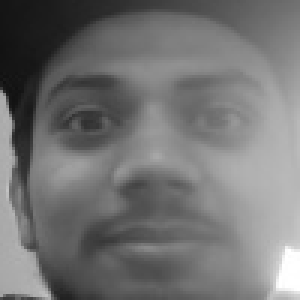
#> input picture Dataset_Creation/Datasets/Anas/Anas_3.jpg, 100 x 100 px, given in place of the camera (shown 3 times larger)
$ python Create_dataset.py
#> lines starting #> are read from the running program, lines starting #| are printed output that depends on the picture

# Importing Modules
import cv2
import numpy as np
import os
from tqdm import tqdm
import time
def Crete_Folder_Images(name, directory, tn):
    # Creating directory in the file
    if not os.path.exists(directory):
        os.makedirs(directory)
    else:
        print('DIRECTORY with name %s EXIST'%name)
    # Opening vedio mode with frontal face detector
    faceDetect=cv2.CascadeClassifier(cv2.data.haarcascades + "haarcascade_frontalface_default.xml") #cv2.CascadeClassifier('haarcascade_frontalface_default.xml');
    cam=cv2.VideoCapture(0)
    size =(100, 100)
    for i in tqdm(range(1, 1+ tn)):
        time.sleep(2)
        ret,img=cam.read()
        gray=cv2.cvtColor(img,cv2.COLOR_BGR2GRAY)  #for GRAY SCALE IMAGES
        faces=faceDetect.detectMultiScale(gray,1.3,5)
        # faces=faceDetect.detectMultiScale(img,1.3,5)    # FOR COLOR IMAGES
        for(x,y,w,h) in faces:
            res = cv2.resize(gray[y:y+h,x:x+w], size, interpolation = cv2.INTER_AREA)
            cv2.imwrite('Datasets/'+str(name)+'/'+str(name)+'_'+str(i)+'.jpg', res)  #for GRAY SCALE IMAGES

            # cv2.imwrite(directory+'/'+str(name)+'-'+str(sn)+'.jpg'
            #             ,img[y:y+h,x:x+w])  # FOR COLOR IMAGES
            cv2.rectangle(img,(x,y),(x+w,y+h),(0,0,255),2)
            cv2.waitKey(200)
        cv2.imshow('DAtaset Creator',img)
        cv2.waitKey(1)
    cam.release()
    cv2.destroyAllWindows()
    print('TASK COMPLETED')

# Taking inputs

name=input('\nEnter your name: ')
#> the answer given: Datasets/Anas/Anas_3.jpg

directory='Datasets/'+name
tn= int(input('Enter no.of images to be taken: '))
#> the answer given: 3
Crete_Folder_Images(name, directory, tn)
#> the loop in Crete_Folder_Images, `for i in tqdm(range(1, 1+ tn)):` made 3 passes
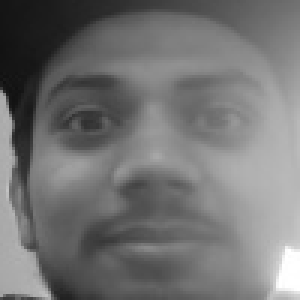
#> input picture Dataset_Creation/Datasets/Anas/Anas_3.jpg, 100 x 100 px, given in place of the camera (shown 3 times larger)
#> pass 1, in Crete_Folder_Images, `cv2.imwrite('Datasets/'+str(name)+'/'+str(name)+'_'+str(i)+'.jpg', res)`:
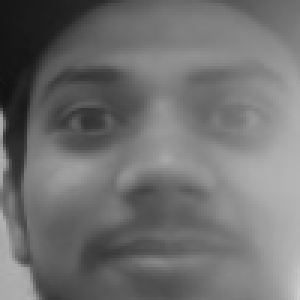
#> saved as Anas_3.jpg_1.jpg: shape (100, 100) (shown 3 times larger); min 18, max 203, mean 111.9
#> pass 1, in Crete_Folder_Images, `cv2.imshow('DAtaset Creator',img)`:
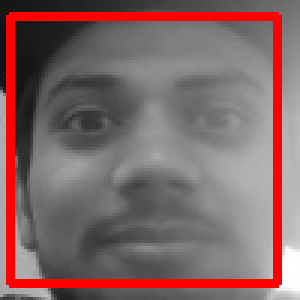
#> window 'DAtaset Creator': shape (100, 100, 3) (shown 3 times larger); mean B, G, R 102.5, 102.5, 129.6

$ run again, on Dataset_Creation/Datasets/Anas/Anas_5.jpg
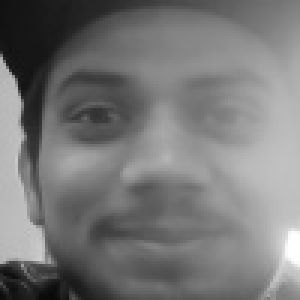
#> input picture Dataset_Creation/Datasets/Anas/Anas_5.jpg, 100 x 100 px, given in place of the camera (shown 3 times larger)
#> the loop in Crete_Folder_Images, `for i in tqdm(range(1, 1+ tn)):` made 3 passes
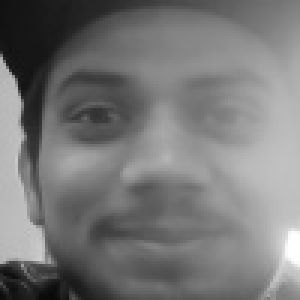
#> input picture Dataset_Creation/Datasets/Anas/Anas_5.jpg, 100 x 100 px, given in place of the camera (shown 3 times larger)
#> pass 1, in Crete_Folder_Images, `cv2.imwrite('Datasets/'+str(name)+'/'+str(name)+'_'+str(i)+'.jpg', res)`:
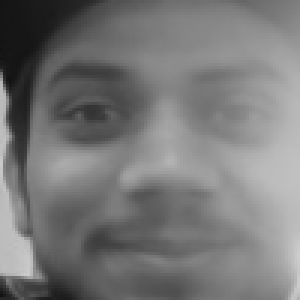
#> saved as Anas_5.jpg_1.jpg: shape (100, 100) (shown 3 times larger); min 18, max 205, mean 119.3
#> pass 1, in Crete_Folder_Images, `cv2.imshow('DAtaset Creator',img)`:
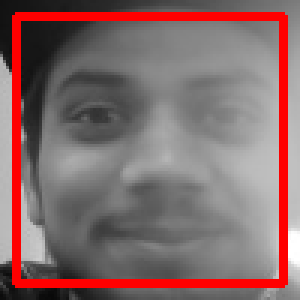
#> window 'DAtaset Creator': shape (100, 100, 3) (shown 3 times larger); mean B, G, R 106.4, 106.4, 133.6

$ run again, on Dataset_Creation/Datasets/Anas/Anas_6.jpg
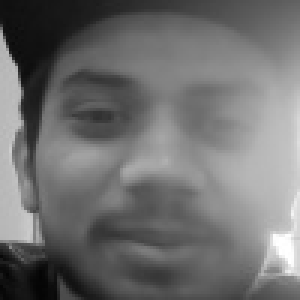
#> input picture Dataset_Creation/Datasets/Anas/Anas_6.jpg, 100 x 100 px, given in place of the camera (shown 3 times larger)
#> the loop in Crete_Folder_Images, `for i in tqdm(range(1, 1+ tn)):` made 3 passes
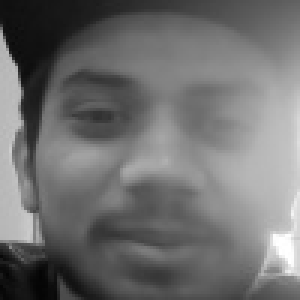
#> input picture Dataset_Creation/Datasets/Anas/Anas_6.jpg, 100 x 100 px, given in place of the camera (shown 3 times larger)
#> pass 1, in Crete_Folder_Images, `cv2.imwrite('Datasets/'+str(name)+'/'+str(name)+'_'+str(i)+'.jpg', res)`:
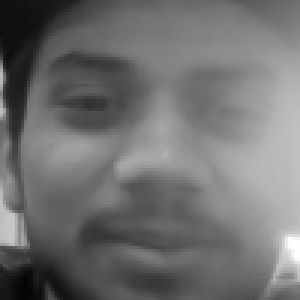
#> saved as Anas_6.jpg_1.jpg: shape (100, 100) (shown 3 times larger); min 4, max 255, mean 111.8
#> pass 1, in Crete_Folder_Images, `cv2.imshow('DAtaset Creator',img)`:
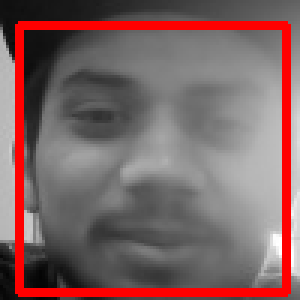
#> window 'DAtaset Creator': shape (100, 100, 3) (shown 3 times larger); mean B, G, R 99.6, 99.6, 126.7
